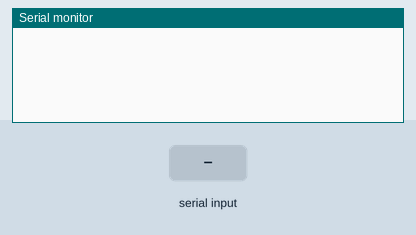
Bench run of a sketch on a simulated Arduino Uno, built with avr-gcc and run on an emulated ATmega328P. Parts: the last lines printed to the serial monitor. Inputs (shaded band) come from the test bench.

Above: at 1.2 s.
1.3 s: "M105\n" received over Serial
At 1.8 s:
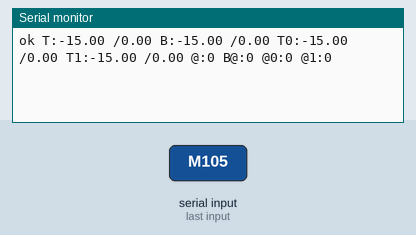
2.8 s: "1\n" received over Serial
At 4.2 s:
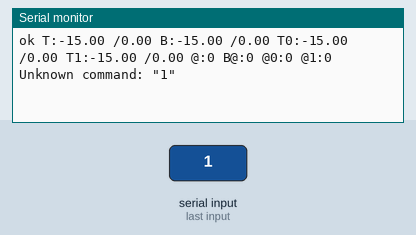

Measured:
- after the input at 1.3 s, the serial monitor: prints a new line at once (image 1)
- after the input at 2.8 s, the serial monitor: prints a new line at once (image 2)

The sketch:

echo.ino
```cpp
unsigned long startedAt;
bool received;
String buffer;
bool emulateMarlin = true;

void setup() {
    Serial.begin(115200);
    startedAt = millis();
    buffer = "";
}

void loop() {
  while(Serial.available() > 0)
  {
    int incomingByte = Serial.read();
    if(incomingByte == 10 || incomingByte == 13)
    {
      received = true;
      break;
    }
    else
    {
      buffer += (char)incomingByte;
    }
  }
  if(received && buffer.length() > 0)
  {
    if(emulateMarlin)
    {
      if(buffer == "M105")
      {
        Serial.print("ok T:-15.00 /0.00 B:-15.00 /0.00 T0:-15.00 /0.00 T1:-15.00 /0.00 @:0 B@:0 @0:0 @1:0\n");
      }
      else
      {
        Serial.print("Unknown command: \"" + buffer + "\"\n");  //Echo back
      }
    }
    else
    {
      Serial.print(buffer + "\n");  //Echo back
    }

    buffer = "";
    received = false;
  }

  if(millis() - startedAt >= 5000)
  {
    if(emulateMarlin)
    {
      //Send a fake temperature update
      Serial.print("ok T:-15.00 /0.00 B:-15.00 /0.00 T0:-15.00 /0.00 T1:-15.00 /0.00 @:0 B@:0 @0:0 @1:0\n");
    }
    startedAt = millis();
  }
}
```
